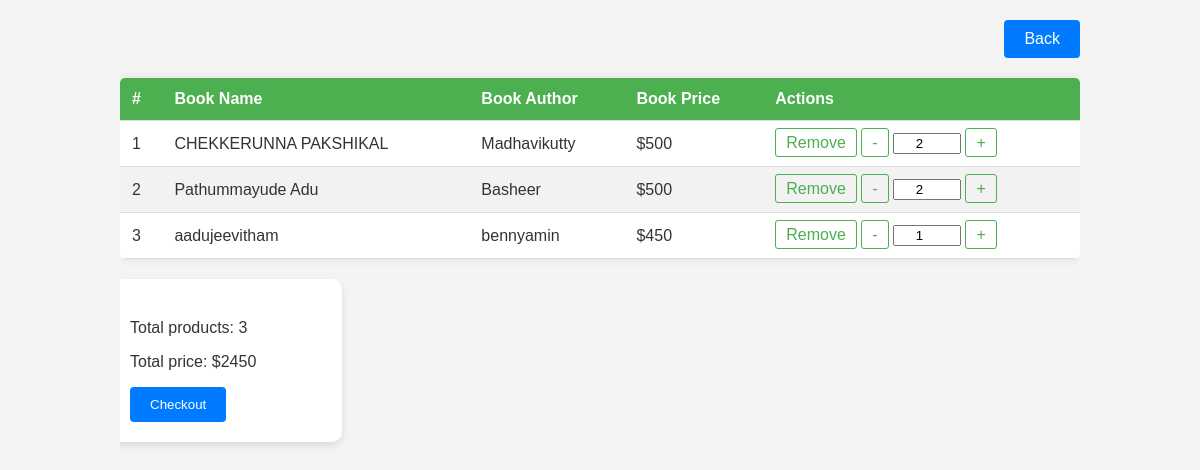
Page /user/view_cart/ (signed in) on the committed database.
### userapp/models.py (models this page shows)
class CartItem(models.Model):
    cart=models.ForeignKey(Cart,on_delete=models.CASCADE)
    book=models.ForeignKey(bookprofile,on_delete=models.CASCADE)
    quantity=models.PositiveIntegerField(default=1)

### testbookapp/models.py (models this page shows)
class bookprofile(models.Model):
    bookname = models.CharField(max_length=200)
    bookprice = models.IntegerField()
    author = models.CharField(max_length=200, blank=True, null=True)
    bookimage = models.ImageField(upload_to='book_media', null=True, blank=True)
    quantity=models.IntegerField(blank=True, null=True)

### userapp/views.py (the view)
# urls.py: path('view_cart/', views.view_cart, name='view_cart'),
def view_cart(request):
    cart, created = Cart.objects.get_or_create(user=request.user)
    cart_items=cart.cartitem_set.all()
    cart_item=CartItem.objects.all()
    total_price = sum(item.book.bookprice * item.quantity for item in cart_items)
    total_items=cart_items.count()
    context={'cart_items':cart_items,'cart_item':cart_item,'total_price':total_price,'total_items':total_items}
    return render(request,'user/addtocart.html',context)

### template/user/addtocart.html (shortened to what this page needs)
<!DOCTYPE html>
<html lang="en">
<head>
</head>
<body>
<div class="container">
    <div class="button-container">
        <a href="{% url 'home' %}" class="btn">Back</a>
    </div>
    {% if not cart_items %}
        <p class="empty-cart">Your cart is empty.</p>
    {% else %}
        <table>
            <thead>
                <tr>
                    <th>#</th>
                    <th>Book Name</th>
                    <th>Book Author</th>
                    <th>Book Price</th>
                    <th>Actions</th>
                </tr>
            </thead>
            <tbody>
            {% for item in cart_items %}
                <tr>
                    <td>{{ forloop.counter }}</td>
                    <td>{{ item.book.bookname }}</td>
                    <td>{{ item.book.author }}</td>
                    <td>${{ item.book.bookprice }}</td>
                    <td class="actions">
                        <a href="{% url 'remove_cart' item.id %}">Remove</a>
                        {% if item.quantity <= item.book.quantity %}
                            <a href="{% url 'decrease_quantity' item.id %}">-</a>
                            <input type="number" name="quantity" class="quantity-input" value="{{ item.quantity }}" >
                            <a href="{% url 'increase_quantity' item.id %}">+</a>
                        {% endif %}
                    </td>
                </tr>
            {% endfor %}
            </tbody>
        </table>
    {% endif %}
    <div class="card-container">
    <div class="checkout-container">
        <form action="{% url 'create-checkout-session' %}" method="post">
            <p>Total products: {{ total_items }}</p>
            <p>Total price: ${{ total_price }}</p>
            <button id="checkout-button" type="submit" class="btn">Checkout</button>
        </form>
    </div>
</div>
</body>
</html>

### template/user/addtocart.html (style rules this page uses)
body { font-family: Arial, sans-serif; background-color: #f4f4f4; color: #333; margin: 0; padding: 0; }
.container { width: 80%; margin: auto; overflow: hidden; }
table { width: 100%; border-collapse: collapse; margin: 20px 0; background: #fff; border-radius: 5px; overflow: hidden; box-shadow: 0 0 10px rgba(0, 0, 0, 0.1); }
th, td { padding: 12px; text-align: left; border-bottom: 1px solid #ddd; }
th { background-color: #4CAF50; color: white; }
tr:nth-child(even) { background-color: #f2f2f2; }
.actions a { color: #4CAF50; text-decoration: none; padding: 5px 10px; border: 1px solid #4CAF50; border-radius: 3px; transition: background-color 0.3s, color 0.3s; }
.quantity-input { width: 60px; text-align: center; }
.button-container { text-align: right; margin-top: 20px; }
.btn { display: inline-block; padding: 10px 20px; background-color: #007bff; color: white; text-decoration: none; border-radius: 4px; transition: background-color 0.3s; border: none; cursor: pointer; }
.checkout-container { text-align: left; margin-top: 20px; border:1px; }
.card-container { width: 20%; margin: 20px auto; background-color: #ffffff; padding: 20px; border-radius: 10px; box-shadow: 0 4px 8px rgba(0, 0, 0, 0.1); margin-left:-10px; }

### rows in the picture
CartItem: book.bookname "CHEKKERUNNA PAKSHIKAL", book.author "Madhavikutty", book.bookprice "500", quantity "2"
CartItem: book.bookname "Pathummayude Adu", book.author "Basheer", book.bookprice "500", quantity "2"
CartItem: book.bookname "aadujeevitham", book.author "bennyamin", book.bookprice "450", quantity "1"

### other values in the picture
{{ total_items }} "3"
{{ total_price }} "2450"
